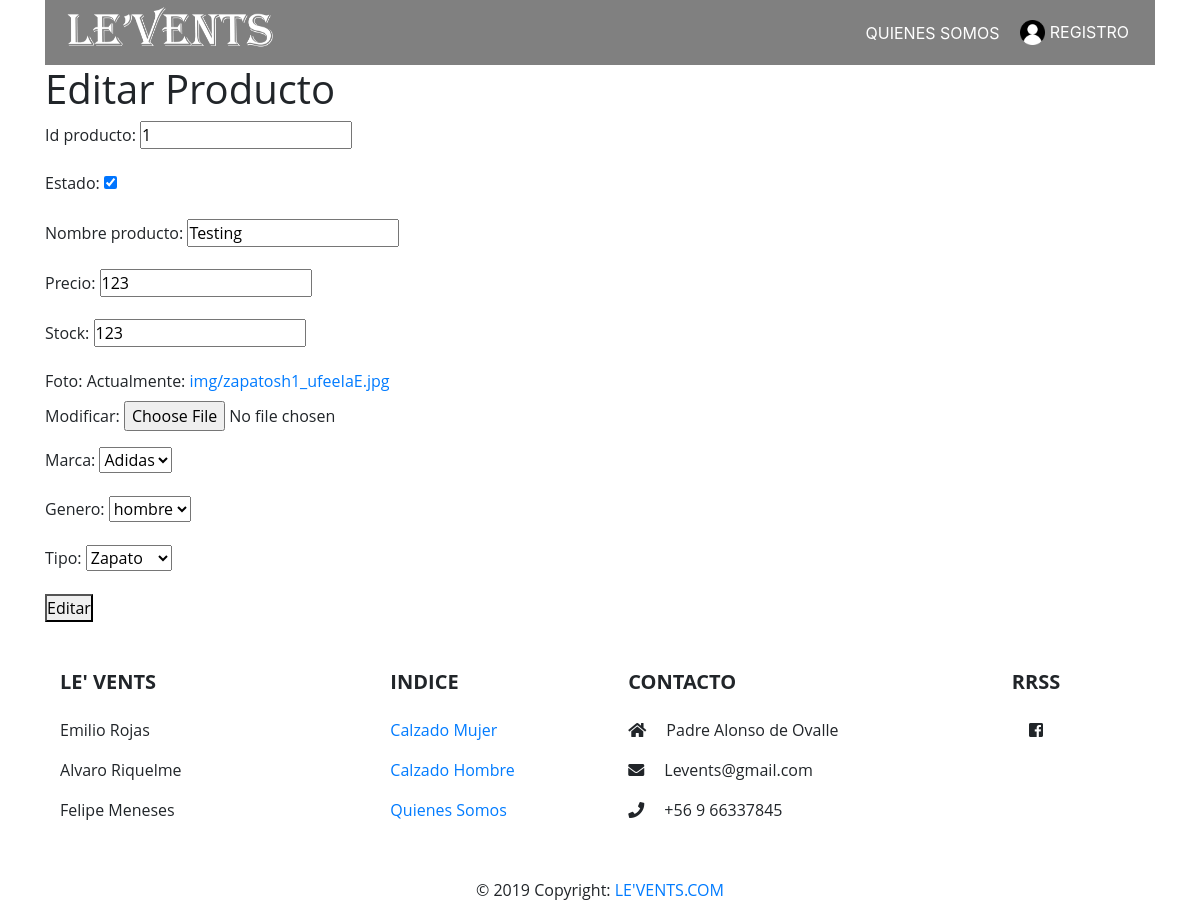
Page /producto/1 on the earlier database version.
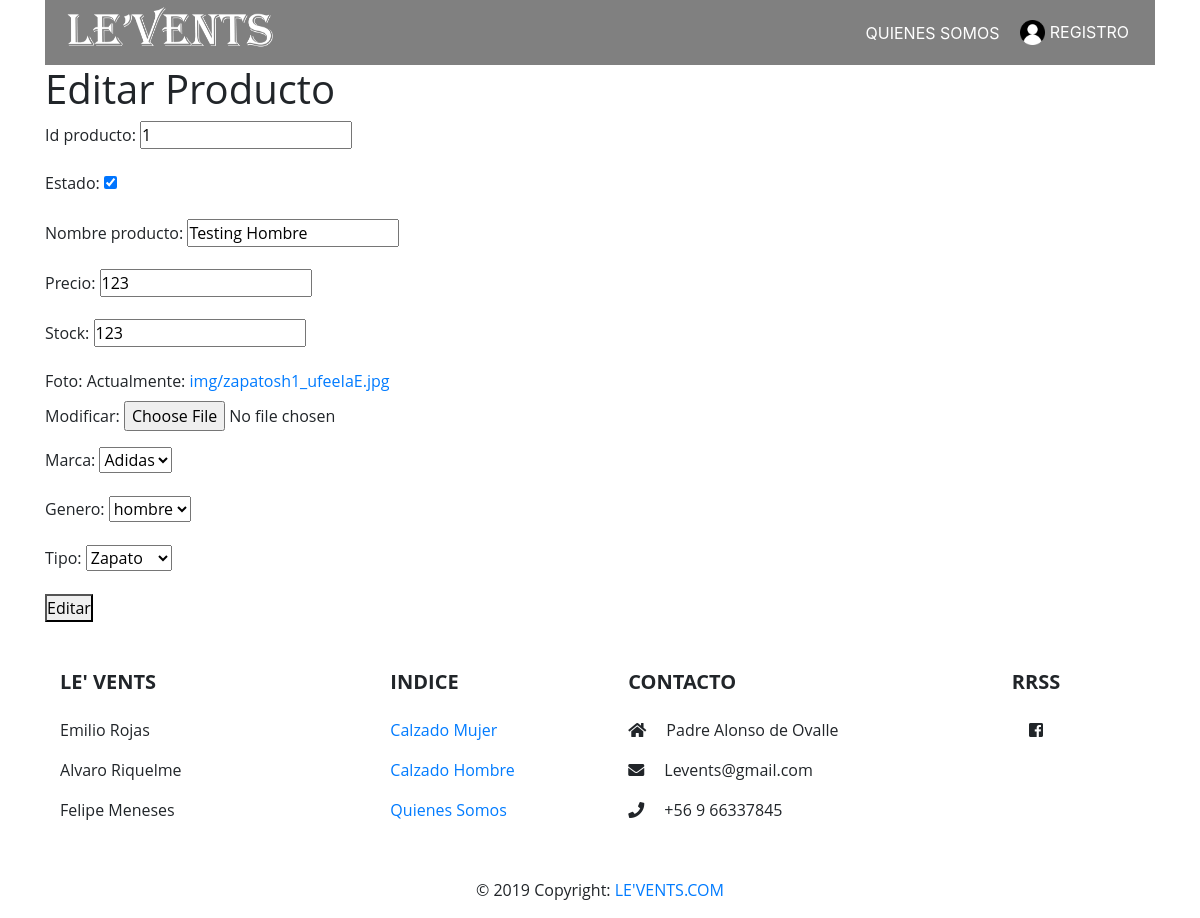
Same page on the later database version.
### LeVents/models.py (models this page shows, shortened)
class Producto(models.Model):
    id_producto = models.IntegerField()
    estado = models.BooleanField(default=True)
    nombre_producto = models.CharField(max_length=100)
    precio = models.IntegerField()
    stock = models.IntegerField()
    foto = models.ImageField(upload_to='img/productos', null=True)
    marca = models.ForeignKey(Marca, on_delete=models.CASCADE)
    genero = models.ForeignKey(Genero, on_delete=models.CASCADE)
    tipo = models.ForeignKey(Tipo, on_delete=models.CASCADE)

### LeVents/views.py (the view)
# urls.py: path('producto/<int:id_producto>', views.mostrar_producto),
def mostrar_producto(request, id_producto):
    instancia = Producto.objects.get(id=id_producto)
    form= ProductoForm(instance=instancia)
    if request.method == "POST":
        form= ProductoForm(request.POST, instance=instancia)
        if form.is_valid():
            instancia = form.save(commit=False)
            instancia.save()
    return render(request, "LeVents/producto.html", {'form':form})

### LeVents/forms.py
class ProductoForm(forms.ModelForm):
    class Meta:
        model = Producto
        fields = ['id_producto','estado','nombre_producto','precio','stock','foto','marca','genero','tipo']

### LeVents/models.py (called while the page is built)
    def __str__(self):
        return self.nombre_marca

    def __str__(self):
        return self.nombre_genero

    def __str__(self):
        return self.nombre_tipo

### LeVents/templates/LeVents/producto.html (shortened to what this page needs)
{% extends './base/index.html' %}
{% load staticfiles %}
{% block content %}
<h1>Editar Producto</h1>
<form method="POST">
    {{ form.as_p }}
    <button type="submit">Editar</button>
</form>
{% endblock  %}

Differences in the rows shown:
changed Producto "Adidas": nombre_producto "Testing" → "Testing Hombre"
